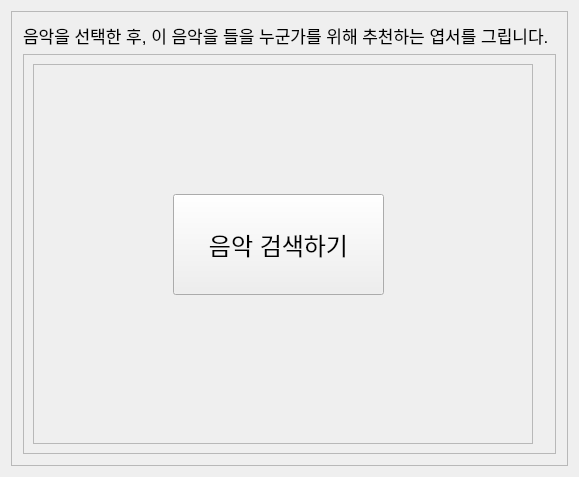
            <widget class="QWidget" name="page_search">
             <layout class="QVBoxLayout" name="verticalLayout_33">
              <item>
               <widget class="QFrame" name="frame_58">
                <property name="frameShape">
                 <enum>QFrame::StyledPanel</enum>
                </property>
                <property name="frameShadow">
                 <enum>QFrame::Raised</enum>
                </property>
                <layout class="QVBoxLayout" name="verticalLayout_34">
                 <property name="leftMargin">
                  <number>11</number>
                 </property>
                 <property name="topMargin">
                  <number>11</number>
                 </property>
                 <property name="rightMargin">
                  <number>11</number>
                 </property>
                 <property name="bottomMargin">
                  <number>11</number>
                 </property>
                 <item>
                  <widget class="QLabel" name="label_23">
                   <property name="font">
                    <font>
                     <pointsize>13</pointsize>
                    </font>
                   </property>
                   <property name="text">
                    <string>음악을 선택한 후, 이 음악을 들을 누군가를 위해 추천하는 엽서를 그립니다.</string>
                   </property>
                  </widget>
                 </item>
                 <item>
                  <widget class="QFrame" name="frame_59">
                   <property name="minimumSize">
                    <size>
                     <width>0</width>
                     <height>400</height>
                    </size>
                   </property>
                   <property name="frameShape">
                    <enum>QFrame::StyledPanel</enum>
                   </property>
                   <property name="frameShadow">
                    <enum>QFrame::Raised</enum>
                   </property>
                   <layout class="QHBoxLayout" name="horizontalLayout_33">
                    <item>
                     <widget class="QFrame" name="frame_61">
                      <property name="minimumSize">
                       <size>
                        <width>500</width>
                        <height>0</height>
                       </size>
                      </property>
                      <property name="frameShape">
                       <enum>QFrame::StyledPanel</enum>
                      </property>
                      <property name="frameShadow">
                       <enum>QFrame::Raised</enum>
                      </property>
                      <widget class="QPushButton" name="pushButton_54">
                       <property name="geometry">
                        <rect>
                         <x>140</x>
                         <y>130</y>
                         <width>211</width>
                         <height>101</height>
                        </rect>
                       </property>
                       <property name="font">
                        <font>
                         <pointsize>18</pointsize>
                         <weight>50</weight>
                         <bold>false</bold>
                        </font>
                       </property>
                       <property name="text">
                        <string>음악 검색하기</string>
                       </property>
                      </widget>
                     </widget>
                    </item>
                    <item>
                     <widget class="QLabel" name="label_27">
                      <property name="maximumSize">
                       <size>
                        <width>200</width>
                        <height>16777215</height>
                       </size>
                      </property>
                      <property name="text">
                       <string/>
                      </property>
                      <property name="pixmap">
                       <pixmap>../../../Users/snghs/PycharmProjects/audiro/venv/lp.png</pixmap>
                      </property>
                      <property name="scaledContents">
                       <bool>true</bool>
                      </property>
                      <property name="alignment">
                       <set>Qt::AlignCenter</set>
                      </property>
                     </widget>
                    </item>
                   </layout>
                  </widget>
                 </item>
                </layout>
               </widget>
              </item>
             </layout>
            </widget>
